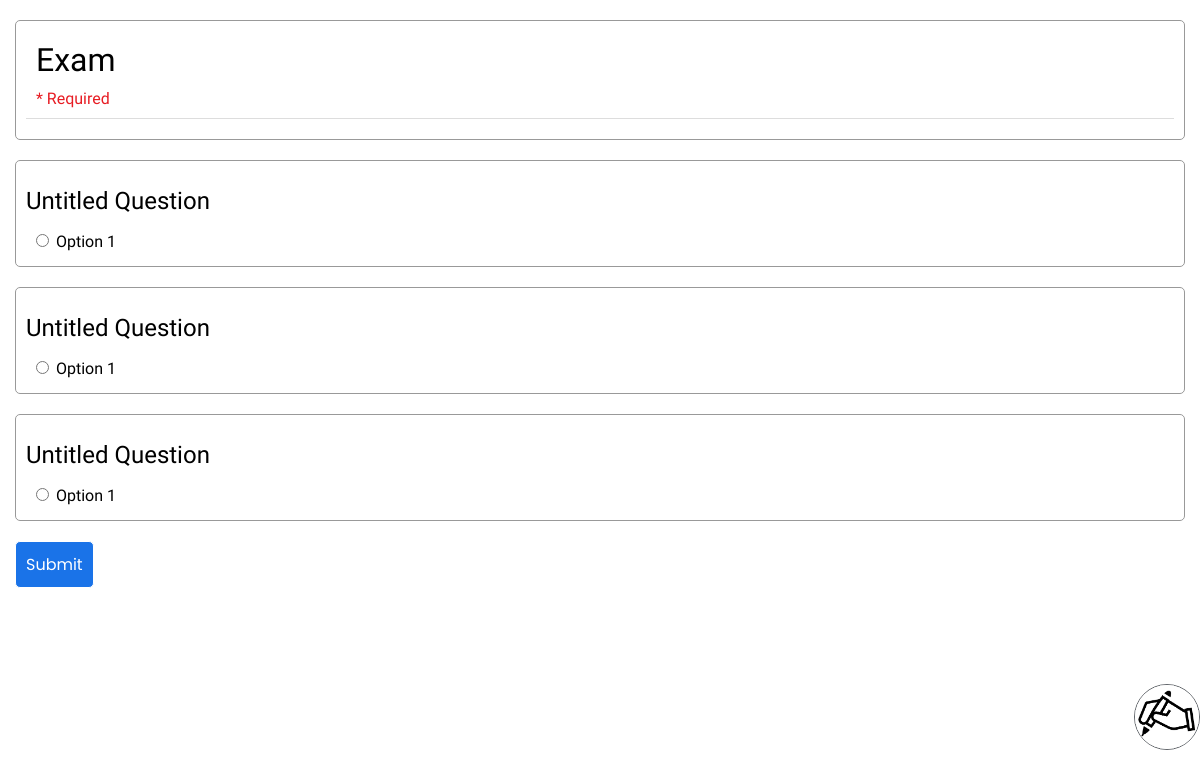
Screenshot of /form/IXMEf04jBydhakBGg4DkyQFAmhEjrN/viewform (signed in) with the database file from the repository.
### questionForm/models.py (models this page shows)
class Form(models.Model):
    code = models.CharField(max_length=30)
    title = models.CharField(max_length=200)
    description = models.CharField(max_length=10000, blank = True)
    creator = models.ForeignKey(User, on_delete = models.CASCADE, related_name = "creator")
    background_color = models.CharField(max_length=20, default = "#d9efed")
    text_color = models.CharField(max_length=20, default="#272124")
    collect_email = models.BooleanField(default=False)
    authenticated_responder = models.BooleanField(default = False)
    edit_after_submit = models.BooleanField(default=False)
    confirmation_message = models.CharField(max_length = 10000, default = "Your answer has been submitted.")
    is_quiz = models.BooleanField(default=False)
    allow_view_score = models.BooleanField(default= True)
    createdAt = models.DateTimeField(auto_now_add = True)
    updatedAt = models.DateTimeField(auto_now = True)
    questions = models.ManyToManyField(Questions, related_name = "questions")

class Questions(models.Model):
    question = models.CharField(max_length= 10000)
    question_type = models.CharField(max_length=20)
    required = models.BooleanField(default= False)
    answer_key = models.CharField(max_length = 5000, blank = True)
    score = models.IntegerField(blank = True, default=0)
    feedback = models.CharField(max_length = 5000, null = True)
    choices = models.ManyToManyField(Choices, related_name = "choices")

class Choices(models.Model):
    choice = models.CharField(max_length=5000)
    is_answer = models.BooleanField(default=False)

### questionForm/views.py (the view)
# urls.py: path('form/<str:code>/viewform', views.view_form, name="view_form"),
def view_form(request, code):
    if request.user.is_authenticated:
        formInfo = Form.objects.filter(code = code)
        if formInfo.count() == 0:
            return HttpResponseRedirect(reverse('404'))
        else: formInfo = formInfo[0]
        if formInfo.authenticated_responder: #TODO
            if not request.user.is_authenticated:
                return HttpResponseRedirect(reverse("login"))
        return render(request, "questionForm/view_form.html", {
            "form": formInfo
        })
    else:
        return HttpResponseRedirect(reverse("login"))

### questionForm/templates/questionForm/view_form.html (shortened to what this page needs)
{% extends 'questionForm/layout.html' %}
{% load static %}
{% block body %}
<div class="container-fluid">
    <form class="container" method="POST" action="{% url 'submit_form' form.code %}" autocomplete="off">
        <div class="margin-top-bottom box question-box">
            <div class="form-title-box">
                <h1 class="form-title txtClr">{{form.title}}</h1>
                <p class="required-info">* Required</p>
            </div>
        </div>
        {% for question in form.questions.all %}
        <div class="margin-top-bottom box question-box">
            <h1 class="question-title txtClr">{{question.question}} {% if question.required %}<span class="require-star">*</span>{% endif %}</h1>
            {% if question.question_type == "short" %}
                <input type="text" name="{{question.id}}" class="short-answer" placeholder = "Your answer" {% if question.required %} required {% endif %}>
            <!-- {% elif question.question_type == "paragraph" %}
                <textarea name="{{question.id}}" placeholder="Your answer" class="long-answer textarea-adjust" {% if question.required %} required {% endif %}></textarea> -->
            {% elif question.question_type == "multiple choice" %}
                {% for choice in question.choices.all %}
                <div class="multiple-choice">
                    <input type="radio" name="{{question.id}}" id="{{choice.id}}" {% if question.required %} required {% endif %} value="{{choice.id}}">
                    <label for="{{choice.id}}" class="txtClr">{{choice.choice}}</label>
                </div>
                {% endfor %}
            {% endif %} -->
        </div>
        {% endfor %}
        <div class="margin-top-bottom">
            <input type="submit" value="Submit" class="btn btn-submit">
        </div>
    </form>
    {% if user == form.creator %}
        <a href="{% url 'edit_form' form.code %}">
            <img src="{% static 'questionForm/question.png' %}" alt="Edit Question" title="Edit this form" class="edit-form-link">
        </a>
    {% endif %}
</div>
{% endblock %}

### questionForm/static/questionForm/HurlUI.css (style rules this page uses)
body { margin: 0; padding: 0; font-family: "Times New Roman","Roboto Condensed", "Poppins","Arial"; }
.margin-top-bottom { margin: 20px 0; }
.container { padding-right: 15px; padding-left: 15px; margin-right: auto; margin-left: auto; }
.container-fluid { width: 100%; }
.btn { padding: 10px; border: 1px solid black; border-radius: 5px; text-decoration: none; font-size: 1rem; color: black; font-family: "Poppins"; }
.box { padding: 10px; border: 1px solid #999; border-radius: 5px; width: -webkit-fill-available; width: -moz-available; }
@media only screen and (min-width: 768px) { .container { width: 750px; } }
@media only screen and (min-width: 992px) { .container { width: 970px; } }
@media only screen and (min-width: 1200px) { .container { width: 1170px; } }

### questionForm/static/questionForm/style.css (style rules this page uses)
body { scroll-behavior: smooth; }
.question-box { background-color: #FFF; }
.form-title { font-size: 2rem; font-family: "Google Sans"; font-weight: normal; margin: 10px; width: -webkit-fill-available; width: -moz-available; }
.form-title-box { border-bottom: 1px solid #ddd; }
.question-title { font-family: "Google Sans"; font-size: 1.3rem; font-weight: normal; }
.question-title { font-family: "Google Sans"; font-size: 1.5rem; width: 65%; }
.multiple-choice { width: 100%; margin: 5px; }
.btn-submit { background-color: #1a73e8; color: #fff; border: 1px solid #fff; cursor: pointer; }
.required-info { color: #E71C23; margin: 10px; }
.edit-form-link { width: 4rem; height: 4rem; position: fixed; bottom: 50px; right: 0%; border-radius: 50%; border: 1px solid #5f6368; }
.question-title { font-family: "Google Sans"; font-size: 1.5rem; }

### rows the page displays
Form: title "Exam"
Questions: question "Untitled Question", required "☐ Option 1"
Choices: choice "Option 1"
Questions: question "Untitled Question", required "☐ Option 1"
Choices: choice "Option 1"
Questions: question "Untitled Question", required "☐ Option 1"
Choices: choice "Option 1"
